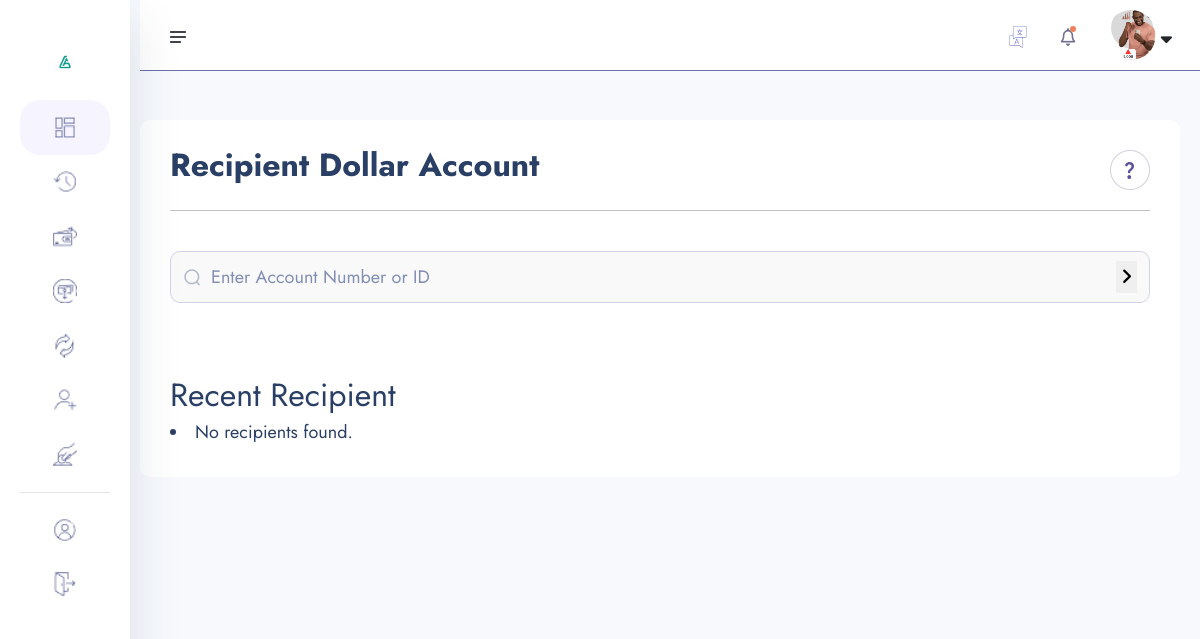
/search-dollar-account/ (signed in), run on an earlier commit of the app's database.
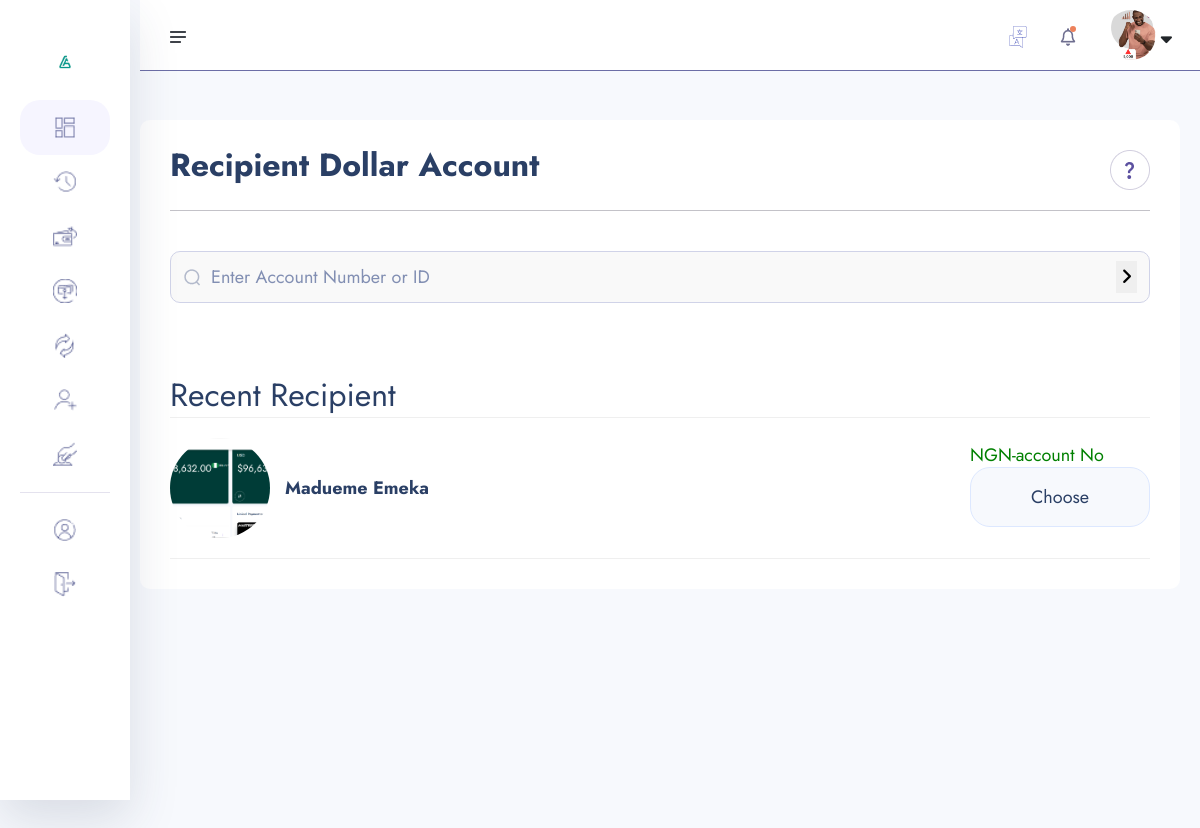
And on a later commit of the database.
### core/models.py (models this page shows, shortened)
class Recipient(models.Model):
    user = models.ForeignKey(User, on_delete=models.SET_NULL, null=True)
    kyc = models.ForeignKey('account.KYC', on_delete=models.CASCADE, null=True, blank=True)  # Add this line
    full_name = models.CharField(max_length=100, default=0)
    rit = ShortUUIDField(length=10, max_length=25)
    r_number = ShortUUIDField(default=0, length=10, max_length=25)
    date = models.DateTimeField(auto_now_add=True)
    account_type = models.CharField(max_length=10, choices=[('USD', 'Dollar'), ('NGN', 'Naira')], default='NGN')
    class Meta:
        unique_together = ('kyc', 'account_type')

### account/models.py (models this page shows, shortened)
class KYC(models.Model):
    id = models.UUIDField(primary_key=True, unique=True, default=uuid.uuid4, editable=False)
    user = models.OneToOneField(User, on_delete=models.CASCADE)
    account = models.OneToOneField(Account, on_delete=models.CASCADE, null=True, blank=True)
    full_name = models.CharField(max_length=1000)
    image = models.ImageField(upload_to="kyc", default="default.jpg")
    marital_status = models.CharField(choices=MARITAL_STATUS, max_length=10)
    gender = models.CharField(choices=GENDER, max_length=10)
    identity_type = models.CharField(choices=IDENTITY_TYPE, max_length=140)
    identity_image = models.ImageField(upload_to="kyc", null=True, blank=True)
    date_of_birth = models.DateTimeField(auto_now_add=False)
    country = models.CharField(max_length=100)
    state = models.CharField(max_length=100)
    city = models.CharField(max_length=100)
    mobile = models.CharField(max_length=1000)
    bvn = models.CharField(max_length=10)
    date = models.DateTimeField(auto_now_add=True)
    class Meta:
        ordering = ['-date']

### core/transfer.py (the view)
# urls.py: path("search-dollar-account/", transfer.search_dollarusers, name="search-dollar-account" ),
@login_required
def search_dollarusers(request):
    account = DollarAccount.objects.all()
    query=request.POST.get("account_number")
    recipients = Recipient.objects.filter(user=request.user).select_related('user__kyc')
    if query:
        account = account.filter(
            Q(dollar_number=query)|
            Q(dollar_id=query)
        ).distinct()
    context ={
        "account":account,
        "query":query,
         "recipients":recipients,
    }
    return render(request, "transfer/search-user-by-dollar-number.html", context)

### core/context_processor.py (called while the page is built)
def default(request):
    if not request.user.is_authenticated:
        return {}
    try:
        kyc = KYC.objects.get(user=request.user)
    except KYC.DoesNotExist:
        kyc = None
    try:
        account = Account.objects.get(user=request.user)
    except Account.DoesNotExist:
        account = None
    try:
        notifications = Notification.objects.filter(user=request.user).order_by("-id")[:10]
    except:
        notifications = None
    return {
        "kyc": kyc,
        "account": account,
        "notifications":notifications,
    }

### templates/transfer/search-user-by-dollar-number.html (shortened to what this page needs)
{% extends "include/dashboard-base.html" %}
{% load static %}
{% block content %}
    <section class="dashboard-section body-collapse pay step">
        <div class="overlay pt-120">
            <div class="container-fruid">
                <div class="main-content">
                    <div class="head-area d-flex align-items-center justify-content-between">
                        <h4>Recipient Dollar Account</h4>
                        <div class="icon-area">
                            <img src="{% static 'assets1/images/icon/support-icon.png' %}" alt="icon">
                        </div>
                    </div>
                    <form  class="flex-fill" method="POST">
                        <div class="form-group d-flex align-items-center">
                            <img src="{% static 'assets1/images/icon/search.png' %}" alt="icon">
                            <input type="text" name="account_number" placeholder="Enter Account Number or ID">
                            <button type="submit"><i class="fas fa-angle-right"></i></button>
                        </div>
                    </form>
                    <br><br>
                    <h4>Recent Recipient</h4>
                    {% for r in recipients %}
                    <div class="user-select">
                        <div class="single-user">
                            <div class="left d-flex align-items-center">
                                <div class="img-area">
                                    <img src="{{ r.kyc.image.url }}" style="width: 100px; height: 100px; border-radius: 50%; object-fit: cover;"  alt="image">
                                </div>
                                <div class="text-area">
                                    <p>{{ r.full_name|title }}</p>
                                </div>
                            </div>
                            <div class="right">
                                {% if r.account_type == 'USD' %}
                                <h6 style="color: red;">USD-account No</h6>
                                <a href="{% url 'core:amount-dollar-transfer' r.r_number  %}">Choose</a>
                                {% elif r.account_type == 'NGN' %}
                                <h6 style="color: green;">NGN-account No</h6>
                                <a href="{% url 'core:amount-transfer' r.r_number  %}">Choose</a>
                                {% endif %}
                            </div>
                        </div>
                    </div>
                    {% empty %}
                <li>No recipients found.</li>
            {% endfor %}
                </div>
            </div>
        </div>
    </section>
{% endblock content %}

What changed in the data, as far as the page shows it:
now on this page (row edited): Recipient: kyc.image (picture), full_name "Madueme Emeka", account_type "NGN-account No"
Also different on the page:
text no longer shown: "No recipients found."
